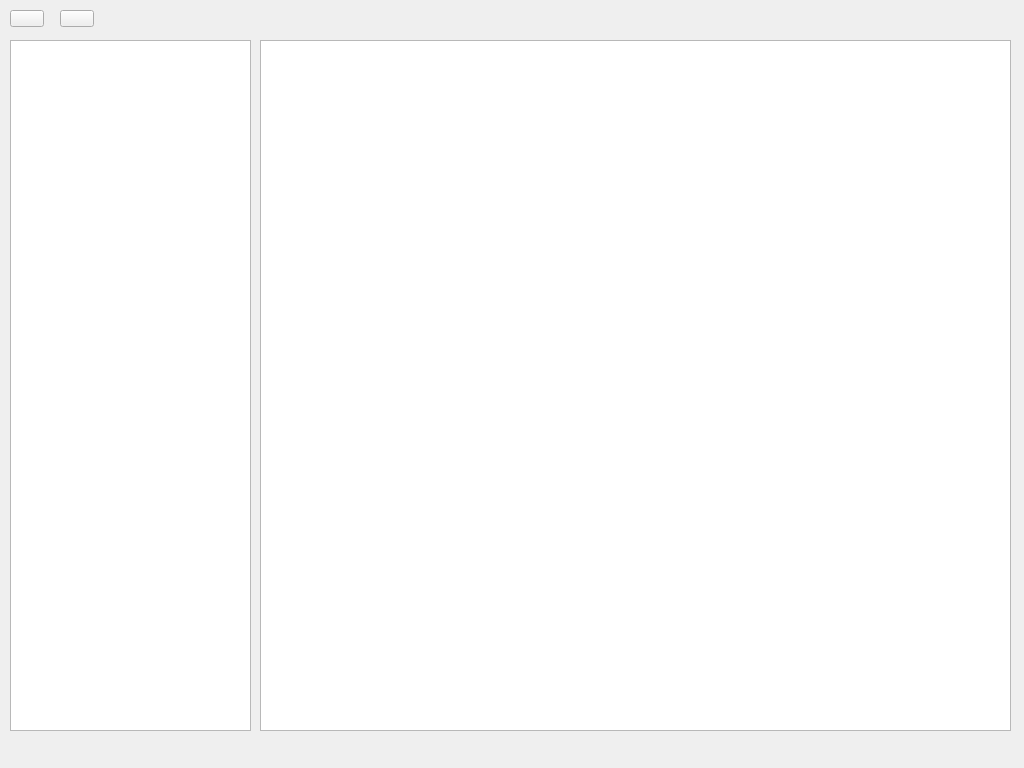
<?xml version="1.0" encoding="UTF-8"?>
<ui version="4.0">
 <class>MainWindow_2</class>
 <widget class="QMainWindow" name="MainWindow_2">
  <property name="geometry">
   <rect>
    <x>0</x>
    <y>0</y>
    <width>1024</width>
    <height>768</height>
   </rect>
  </property>
  <property name="minimumSize">
   <size>
    <width>1024</width>
    <height>768</height>
   </size>
  </property>
  <property name="maximumSize">
   <size>
    <width>1024</width>
    <height>768</height>
   </size>
  </property>
  <property name="windowTitle">
   <string>收信</string>
  </property>
  <property name="iconSize">
   <size>
    <width>34</width>
    <height>17</height>
   </size>
  </property>
  <widget class="QWidget" name="centralwidget">
   <property name="minimumSize">
    <size>
     <width>1024</width>
     <height>768</height>
    </size>
   </property>
   <property name="maximumSize">
    <size>
     <width>1024</width>
     <height>768</height>
    </size>
   </property>
   <widget class="QListWidget" name="revMail_list">
    <property name="geometry">
     <rect>
      <x>10</x>
      <y>40</y>
      <width>241</width>
      <height>691</height>
     </rect>
    </property>
   </widget>
   <widget class="QPushButton" name="revMail_button">
    <property name="geometry">
     <rect>
      <x>10</x>
      <y>10</y>
      <width>34</width>
      <height>17</height>
     </rect>
    </property>
    <property name="layoutDirection">
     <enum>Qt::LeftToRight</enum>
    </property>
    <property name="text">
     <string/>
    </property>
    <property name="icon">
     <iconset>
      <normaloff>../images/revMail.png</normaloff>
      <normalon>../images/revMail.png</normalon>../images/revMail.png</iconset>
    </property>
    <property name="iconSize">
     <size>
      <width>34</width>
      <height>17</height>
     </size>
    </property>
   </widget>
   <widget class="QTextBrowser" name="revMail_text">
    <property name="geometry">
     <rect>
      <x>260</x>
      <y>40</y>
      <width>751</width>
      <height>691</height>
     </rect>
    </property>
   </widget>
   <widget class="QPushButton" name="writeMail_button">
    <property name="geometry">
     <rect>
      <x>60</x>
      <y>10</y>
      <width>34</width>
      <height>17</height>
     </rect>
    </property>
    <property name="text">
     <string/>
    </property>
    <property name="icon">
     <iconset>
      <normaloff>../images/writeMail.png</normaloff>
      <normalon>../images/writeMail.png</normalon>../images/writeMail.png</iconset>
    </property>
    <property name="iconSize">
     <size>
      <width>34</width>
      <height>17</height>
     </size>
    </property>
   </widget>
   <widget class="QLabel" name="account_label">
    <property name="geometry">
     <rect>
      <x>110</x>
      <y>10</y>
      <width>462</width>
      <height>16</height>
     </rect>
    </property>
    <property name="text">
     <string/>
    </property>
   </widget>
  </widget>
 </widget>
 <resources/>
 <connections/>
</ui>
